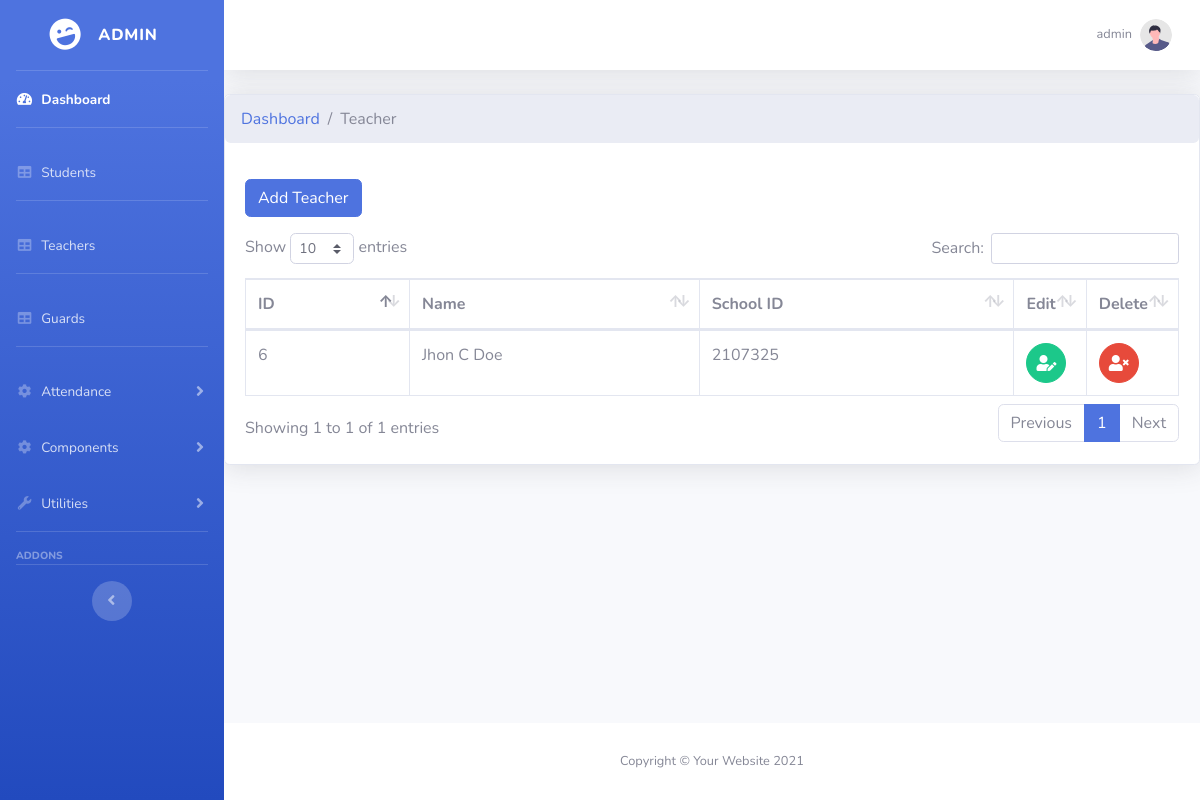
The page /admin/teachers.php (signed in) on the database as committed earlier.
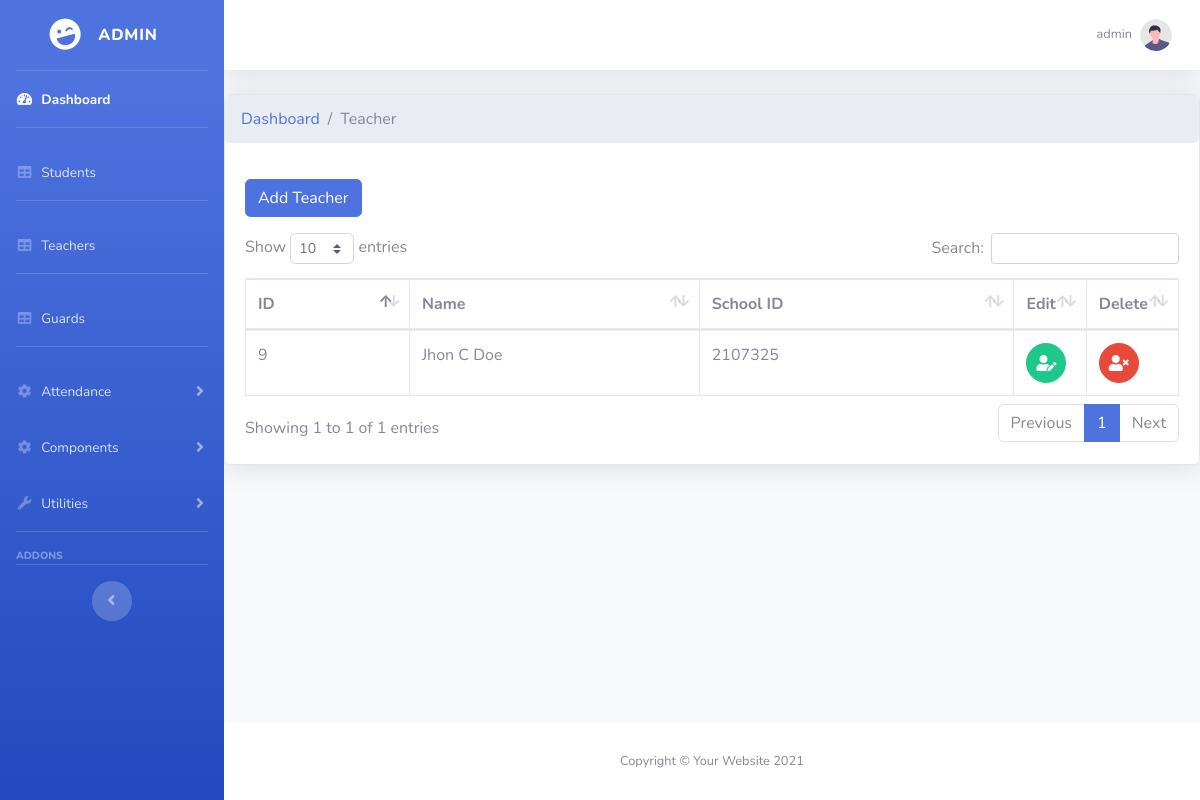
The same page on the database as committed later.
### tables this page shows
CREATE TABLE `tbl_teacher` (
  `id` int(11) NOT NULL,
  `school_id` varchar(150) NOT NULL,
  `fname` varchar(160) NOT NULL,
  `mname` varchar(160) NOT NULL,
  `lname` varchar(160) NOT NULL,
  `date_created` datetime(5) NOT NULL DEFAULT current_timestamp(5)
);

### admin/teachers.php (the view, shortened to what this page needs)
<?php
    include '../process.php';
    include 'include/header.php';
    include 'include/sidebar.php';
    include 'include/topbar.php';
?>
    <div class="card shadow mb-4">
        <nav aria-label="breadcrumb">
            <ol class="breadcrumb">
                <li class="breadcrumb-item"><a href="index.php">Dashboard</a></li>
                <li class="breadcrumb-item active" aria-current="page">Teacher</li>
            </ol>
        </nav>
        <div class="card-body">
                <button type="button" class="btn btn-primary mb-3 float-left" data-toggle="modal" data-target="#exampleModal_0">
                    Add Teacher
                </button>
            <div class="table-responsive">
                <table class="table table-bordered" id="dataTable1" width="100%" cellspacing="0">
                    <thead>
                        <tr>
                            <th>ID</th>
                            <th>Name</th>
                            <th>School ID</th>
                            <th>Edit</th>
                            <th>Delete</th>
                        </tr>
                    </thead>
                    <tbody>
                        <?php
                            $query = "SELECT * FROM tbl_teacher";
                            $query_run = mysqli_query($connection,$query);
                        ?>
                        <?php
                            if (mysqli_num_rows($query_run) > 0){
                                while($row = mysqli_fetch_assoc($query_run)){
                        ?>
                                    <tr style="text-transform: capitalize;">
                                        <td>
                                            <?php echo htmlspecialchars($row['id']); ?>
                                        </td>
                                        <td>
                                            <?php echo htmlspecialchars($row['fname']." ".$row['mname']. " " .$row['lname']); ?>
                                        </td>
                                        <td>
                                            <?php echo htmlspecialchars($row['school_id']); ?>
                                        </td>
                                        <td width="2%">
                                            <button type="button" class="btn btn-success btn-circle" id="edit_teacher" data-toggle="modal" data-target="#exampleModal_1" data-id1="<?php echo htmlspecialchars($row['id']); ?>" data-id2="<?php echo htmlspecialchars($row['school_id']); ?>" data-id3="<?php echo htmlspecialchars($row['fname']); ?>" data-id4="<?php echo htmlspecialchars($row['mname']); ?>" data-id5="<?php echo htmlspecialchars($row['lname']); ?>" >
                                                <i class="fas fa-user-edit"></i>
                                            </button>
                                        </td>
                                        <td width="2%">
                                            <button type="button" class="btn btn-danger btn-circle" id="delete_teacher" data-toggle="modal" data-target="#exampleModal_2" data-id1="<?php echo htmlspecialchars($row['id']); ?>" data-id2="<?php echo htmlspecialchars($row['school_id']); ?>" >
                                                <i class="fa fa-user-times"></i>
                                            </button>
                                        </td>
                                    </tr>
                    <?php
                                }
                            }
                    ?>
                    </tbody>
                </table>
            </div>
        </div>
    </div>
<?php
    include 'include/footer.php';
?>

Rows that differ between the two databases and show on the page:
removed tbl_teacher: id "6", fname+mname+lname "Jhon C Doe", school "2107325"
added tbl_teacher: id "9", fname+mname+lname "Jhon C Doe", school "2107325"
